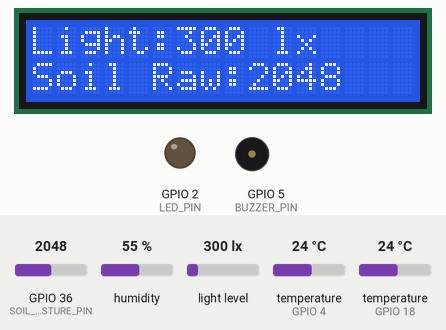
This sketch was run on a simulated ESP32. Shown: 16×2 character LCD, output pins drawn as LEDs (lit = HIGH), buzzer (waves = sounding, pin HIGH). The test bench sets the inputs (shaded band); at power-on: humidity 55 %, light level 300 lx, temperature (sensors on GPIO 18, GPIO 4) 24 °C, GPIO 36 (SOIL_MOISTURE_PIN) = 2048. WiFi joins after 1.5 s; servers stay silent unless stated; what the sketch prints to the serial monitor is not drawn.

Above: at 9.3 s.
9.4 s: humidity set to 40 %
At 15.9 s:
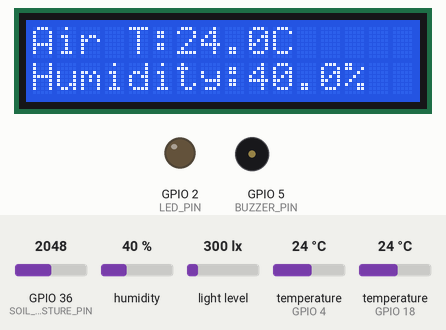
16.1 s: light level set to 40 lx
At 18.52 s:
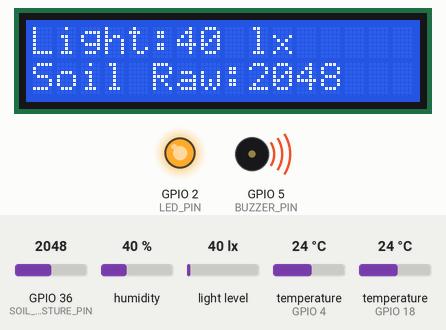
20.5 s: temperature (sensor on GPIO 18) set to 12 °C
At 21.8 s:
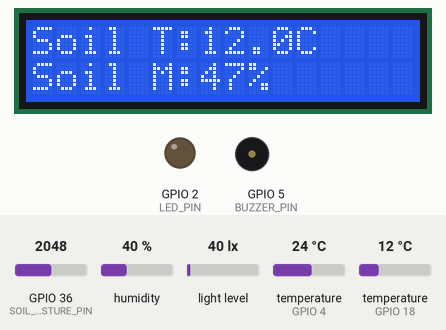
25.6 s: GPIO 36 (SOIL_MOISTURE_PIN) set to 2840
At 27.7 s:
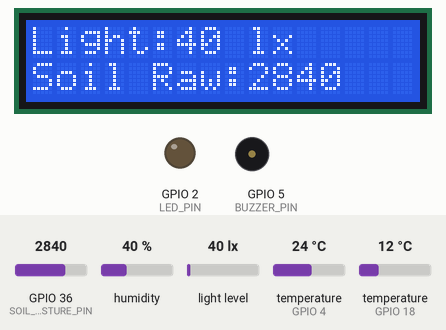
31.6 s: temperature (sensor on GPIO 4) set to 12 °C
At 33.52 s:
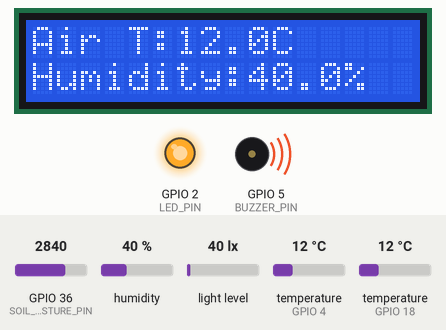
35.5 s: temperature (sensor on GPIO 18) set to 19 °C
At 40.3 s:
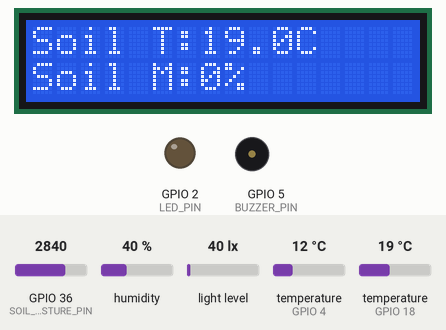
Timing chart, 0 to 41.8 s (numbered marks = the images above; inputs shaded):
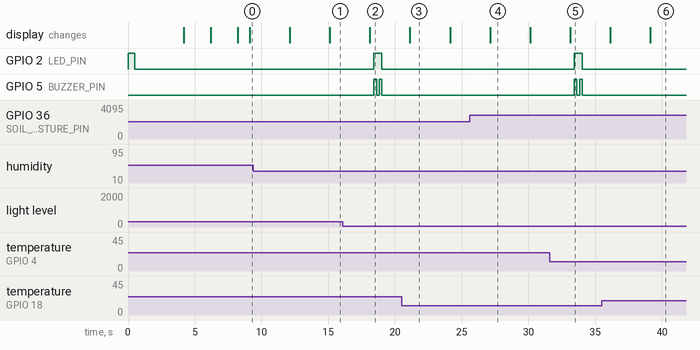

The sketch:

code.ino
```cpp
#include <WiFi.h>
#include <ThingSpeak.h>
#include <DHT.h>
#include <Wire.h>
#include <BH1750.h>
#include <LiquidCrystal_I2C.h>
#include <OneWire.h>
#include <DallasTemperature.h>

// WiFi credentials
const char* ssid = "Me";
const char* password = "mehedi113";

// ThingSpeak channel details
unsigned long channelID = 3019178;
const char* writeAPIKey = "L57V2MFOMXD5NU3J";

// Pin definitions
#define DHT_PIN 4
#define DHT_TYPE DHT11          // Changed from DHT22 to DHT11
#define LED_PIN 2
#define BUZZER_PIN 5
#define SOIL_MOISTURE_PIN 36    // Analog pin for capacitive soil moisture sensor (A0 = GPIO36)
#define DS18B20_PIN 18          // Digital pin for DS18B20 temperature sensor

// Sensor & Display Setup
DHT dht(DHT_PIN, DHT_TYPE);
BH1750 lightMeter;
LiquidCrystal_I2C lcd(0x27, 16, 2); // LCD address and size

// DS18B20 Setup
OneWire oneWire(DS18B20_PIN);
DallasTemperature ds18b20(&oneWire);

WiFiClient client;

// Timing variables for continuous sensor reading
unsigned long lastReadTime = 0;
const unsigned long readInterval = 3000; // Read sensors every 3 seconds

// DHT11 specific timing (changed from DHT22 timing)
unsigned long lastDHTRead = 0;
const unsigned long dhtInterval = 2000; // DHT11 needs 2 seconds minimum (not 5)

// Timing variables for ThingSpeak updates
unsigned long lastThingSpeakTime = 0;
const unsigned long thingSpeakInterval = 15000; // Update ThingSpeak every 15 seconds

// Display cycling variables
unsigned long lastDisplayChange = 0;
const unsigned long displayInterval = 3000; // Change display every 3 seconds
int displayMode = 0; // 0: Temp/Humidity, 1: Light/Soil, 2: DS18B20/Soil%

// Soil moisture calibration values (adjust based on your sensor)
const int soilMoistureMin = 2800; // Value in air (completely dry) - typical for capacitive sensors
const int soilMoistureMax = 1200;  // Value in water (completely wet) - typical for capacitive sensors

// Variables to store last valid DHT11 readings
float lastValidTemperature = 25.0;  // Default fallback value
float lastValidHumidity = 50.0;     // Default fallback value
bool dhtEverWorked = false;

void setup() {
  Serial.begin(115200);
  Serial.println("\n=== Enhanced IoT Monitoring System ===");
  Serial.println("Starting system with DHT11 sensor...");

  // Setup pins
  pinMode(LED_PIN, OUTPUT);
  pinMode(BUZZER_PIN, OUTPUT);

  // Initial LED test
  digitalWrite(LED_PIN, HIGH);
  delay(500);
  digitalWrite(LED_PIN, LOW);

  // Start sensors and display
  Serial.println("Initializing DHT11...");
  dht.begin();
  delay(1000); // DHT11 stabilization time

  // Test DHT11 connection multiple times
  Serial.println("Testing DHT11 connection...");
  bool dhtConnected = false;
  for (int i = 0; i < 5; i++) {
    float testTemp = dht.readTemperature();
    float testHum = dht.readHumidity();

    Serial.print("DHT11 test attempt ");
    Serial.print(i + 1);
    Serial.print(": ");

    if (!isnan(testTemp) && !isnan(testHum) && testTemp > -40 && testTemp < 80 && testHum >= 0 && testHum <= 100) {
      Serial.println("SUCCESS");
      Serial.print("Temperature: ");
      Serial.print(testTemp);
      Serial.print("°C, Humidity: ");
      Serial.print(testHum);
      Serial.println("%");
      dhtConnected = true;
      dhtEverWorked = true;
      lastValidTemperature = testTemp;
      lastValidHumidity = testHum;
      break;
    } else {
      Serial.println("FAILED");
      Serial.print("Raw values - Temp: ");
      Serial.print(testTemp);
      Serial.print(", Hum: ");
      Serial.println(testHum);
    }
    delay(2000);
  }

  if (!dhtConnected) {
    Serial.println("DHT11 CONNECTION FAILED!");
    Serial.println("Check connections:");
    Serial.println("- VCC to 3.3V or 5V");
    Serial.println("- DATA to GPIO 4");
    Serial.println("- GND to Ground");
    Serial.println("- Add 10k pullup resistor between DATA and VCC");
    Serial.println("Continuing with other sensors...");
  }

  Serial.println("Initializing DS18B20...");
  ds18b20.begin();
  delay(1000);

  // Test DS18B20
  ds18b20.requestTemperatures();
  delay(750); // Wait for conversion
  float testSoilTemp = ds18b20.getTempCByIndex(0);
  if (testSoilTemp != DEVICE_DISCONNECTED_C && testSoilTemp > -50 && testSoilTemp < 100) {
    Serial.print("DS18B20 connected successfully: ");
    Serial.print(testSoilTemp);
    Serial.println("°C");
  } else {
    Serial.println("DS18B20 connection failed!");
  }

  // Initialize I2C with explicit pins for ESP32
  Serial.println("Initializing I2C...");
  Wire.begin(21, 22);  // SDA = 21, SCL = 22

  // Initialize light sensor
  Serial.println("Initializing BH1750...");
  if (lightMeter.begin()) {
    Serial.println("BH1750 initialized successfully");
    float testLight = lightMeter.readLightLevel();
    Serial.print("Light level: ");
    Serial.print(testLight);
    Serial.println(" lx");
  } else {
    Serial.println("Error initializing BH1750");
  }

  Serial.println("Initializing LCD...");
  lcd.init();
  lcd.backlight();

  // Test soil moisture sensor
  int testSoilRaw = analogRead(SOIL_MOISTURE_PIN);
  Serial.print("Soil moisture sensor raw value: ");
  Serial.println(testSoilRaw);

  lcd.setCursor(0, 0);
  lcd.print("Connecting WiFi");
  lcd.setCursor(0, 1);
  lcd.print("Please wait...");

  Serial.print("Connecting to WiFi");
  WiFi.begin(ssid, password);
  int wifiTimeout = 0;
  while (WiFi.status() != WL_CONNECTED && wifiTimeout < 30) {
    delay(1000);
    Serial.print(".");
    wifiTimeout++;
  }

  if (WiFi.status() == WL_CONNECTED) {
    Serial.println("\nWiFi connected successfully!");
    Serial.print("IP address: ");
    Serial.println(WiFi.localIP());
    lcd.clear();
    lcd.setCursor(0, 0);
    lcd.print("WiFi Connected");
    lcd.setCursor(0, 1);
    lcd.print(WiFi.localIP());
    delay(2000);
  } else {
    Serial.println("\nWiFi connection failed!");
    lcd.clear();
    lcd.setCursor(0, 0);
    lcd.print("WiFi Failed");
    lcd.setCursor(0, 1);
    lcd.print("Check credentials");
    delay(2000);
  }

  lcd.clear();
  ThingSpeak.begin(client);

  Serial.println("=== System Ready ===");
  Serial.println("Sensors: DHT11, BH1750, Soil Moisture, DS18B20");
  Serial.println("Starting monitoring loop...");
  Serial.println("========================");
}

void loop() {
  unsigned long currentTime = millis();

  // Read sensors and update display continuously
  if (currentTime - lastReadTime >= readInterval) {
    lastReadTime = currentTime;

    // Initialize sensor values
    float temperature = NAN;
    float humidity = NAN;
    bool dhtReadSuccess = false;

    // Read DHT11 with proper timing and validation
    if (currentTime - lastDHTRead >= dhtInterval) {
      lastDHTRead = currentTime;

      // Try reading DHT11 multiple times with validation
      for (int attempt = 0; attempt < 3; attempt++) {
        temperature = dht.readTemperature();
        humidity = dht.readHumidity();

        // Validate readings (DHT11 ranges: -40 to 80°C, 0-100% RH)
        if (!isnan(temperature) && !isnan(humidity) &&
            temperature > -40 && temperature < 80 &&
            humidity >= 0 && humidity <= 100) {

          // Additional sanity check - readings shouldn't change too drastically
          if (dhtEverWorked) {
            if (abs(temperature - lastValidTemperature) > 20 ||
                abs(humidity - lastValidHumidity) > 30) {
              Serial.print("DHT11 reading seems incorrect (attempt ");
              Serial.print(attempt + 1);
              Serial.println("), retrying...");
              delay(1000);
              continue;
            }
          }

          dhtReadSuccess = true;
          dhtEverWorked = true;
          lastValidTemperature = temperature;
          lastValidHumidity = humidity;
          break;
        } else {
          Serial.print("DHT11 read attempt ");
          Serial.print(attempt + 1);
          Serial.print(" failed - Temp: ");
          Serial.print(temperature);
          Serial.print(", Hum: ");
          Serial.println(humidity);
          delay(1000);
        }
      }

      // If all attempts failed, use last valid readings
      if (!dhtReadSuccess && dhtEverWorked) {
        Serial.println("Using last valid DHT11 readings");
        temperature = lastValidTemperature;
        humidity = lastValidHumidity;
        dhtReadSuccess = true; // Mark as success to use cached values
      }
    } else {
      // Use cached values if we're not due for a new reading
      if (dhtEverWorked) {
        temperature = lastValidTemperature;
        humidity = lastValidHumidity;
        dhtReadSuccess = true;
      }
    }

    // Read other sensors
    float light = lightMeter.readLightLevel();
    if (light < 0) light = 0; // Handle negative readings

    // Read soil moisture sensor
    int soilMoistureRaw = analogRead(SOIL_MOISTURE_PIN);
    int soilMoisturePercent = map(soilMoistureRaw, soilMoistureMin, soilMoistureMax, 0, 100);
    soilMoisturePercent = constrain(soilMoisturePercent, 0, 100);

    // Read DS18B20 temperature sensor
    ds18b20.requestTemperatures();
    delay(100); // Small delay for sensor reading
    float soilTemperature = ds18b20.getTempCByIndex(0);

    // Validate DS18B20 reading
    if (soilTemperature == DEVICE_DISCONNECTED_C ||
        soilTemperature < -50 || soilTemperature > 100) {
      soilTemperature = -999; // Error indicator
    }

    // Cycle through different display modes
    if (currentTime - lastDisplayChange >= displayInterval) {
      lastDisplayChange = currentTime;
      displayMode = (displayMode + 1) % 3;
    }

    // Display values on LCD based on current mode
    lcd.clear();
    switch (displayMode) {
      case 0: // Air Temperature and Humidity
        lcd.setCursor(0, 0);
        if (dhtReadSuccess) {
          lcd.print("Air T:");
          lcd.print(temperature, 1);
          lcd.print("C");
        } else {
          lcd.print("Air T: Error");
        }
        lcd.setCursor(0, 1);
        if (dhtReadSuccess) {
          lcd.print("Humidity:");
          lcd.print(humidity, 1);
          lcd.print("%");
        } else {
          lcd.print("Humidity: Error");
        }
        break;

      case 1: // Light and Soil Moisture Raw
        lcd.setCursor(0, 0);
        lcd.print("Light:");
        lcd.print(light, 0);
        lcd.print(" lx");
        lcd.setCursor(0, 1);
        lcd.print("Soil Raw:");
        lcd.print(soilMoistureRaw);
        break;

      case 2: // Soil Temperature and Moisture Percentage
        lcd.setCursor(0, 0);
        if (soilTemperature != -999) {
          lcd.print("Soil T:");
          lcd.print(soilTemperature, 1);
          lcd.print("C");
        } else {
          lcd.print("Soil T: Error");
        }
        lcd.setCursor(0, 1);
        lcd.print("Soil M:");
        lcd.print(soilMoisturePercent);
        lcd.print("%");
        break;
    }

    // Print all values to Serial Monitor
    Serial.println("=== Sensor Readings ===");
    if (dhtReadSuccess) {
      Serial.print("Air Temperature: ");
      Serial.print(temperature, 1);
      Serial.println(" °C");
      Serial.print("Humidity: ");
      Serial.print(humidity, 1);
      Serial.println(" %");
    } else {
      Serial.println("Air Temperature: DHT11 Error");
      Serial.println("Humidity: DHT11 Error");
    }
    Serial.print("Light: ");
    Serial.print(light, 1);
    Serial.println(" lx");
    Serial.print("Soil Temperature: ");
    if (soilTemperature != -999) {
      Serial.print(soilTemperature, 1);
      Serial.println(" °C");
    } else {
      Serial.println("Error");
    }
    Serial.print("Soil Moisture Raw: ");
    Serial.println(soilMoistureRaw);
    Serial.print("Soil Moisture: ");
    Serial.print(soilMoisturePercent);
    Serial.println(" %");
    Serial.println("========================");

    // Update ThingSpeak at the specified interval
    if (currentTime - lastThingSpeakTime >= thingSpeakInterval && WiFi.status() == WL_CONNECTED) {
      lastThingSpeakTime = currentTime;

      Serial.println("Updating ThingSpeak...");

      // Send to ThingSpeak (using all 8 available fields)
      if (dhtReadSuccess) {
        ThingSpeak.setField(1, temperature);        // Air temperature
        ThingSpeak.setField(2, humidity);           // Humidity
      }
      ThingSpeak.setField(3, light);              // Light level
      ThingSpeak.setField(4, soilMoisturePercent); // Soil moisture percentage
      ThingSpeak.setField(5, soilMoistureRaw);    // Soil moisture raw value
      if (soilTemperature != -999) {
        ThingSpeak.setField(6, soilTemperature);  // Soil temperature
      }

      int code = ThingSpeak.writeFields(channelID, writeAPIKey);
      if (code == 200) {
        Serial.println("ThingSpeak Update: SUCCESS");
        // Visual and audio feedback
        digitalWrite(LED_PIN, HIGH);
        digitalWrite(BUZZER_PIN, HIGH);
        delay(200);
        digitalWrite(BUZZER_PIN, LOW);
        delay(200);
        digitalWrite(BUZZER_PIN, HIGH);
        delay(200);
        digitalWrite(BUZZER_PIN, LOW);
        digitalWrite(LED_PIN, LOW);
      } else {
        Serial.print("ThingSpeak Update ERROR: ");
        Serial.println(code);
        // Error indication
        for (int i = 0; i < 3; i++) {
          digitalWrite(LED_PIN, HIGH);
          delay(100);
          digitalWrite(LED_PIN, LOW);
          delay(100);
        }
      }
    }
  }

  // Check WiFi connection and reconnect if necessary
  if (WiFi.status() != WL_CONNECTED) {
    Serial.println("WiFi disconnected, attempting to reconnect...");
    WiFi.reconnect();
  }
}
```

Measured:
- after the input at 16.1 s, the display: changes after 2.0 s (image 2)
- after the input at 31.6 s, the display: changes after 1.5 s (image 5)
- what the display in image 3 shows lasts 3.0 s, from 21.1 s to 24.1 s
